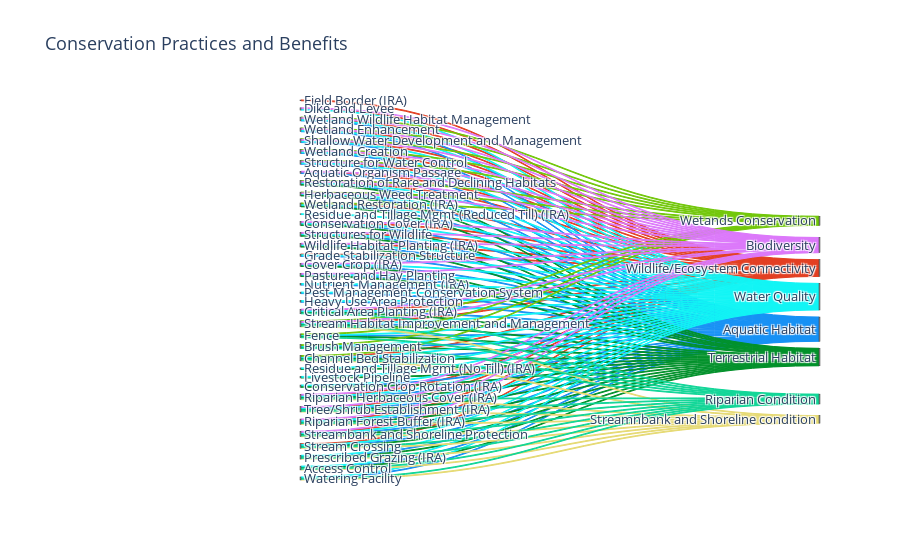

Write notebook code for a chart like this one.
### Code cell
fig = go.Figure(data=[go.Sankey(
    node = dict(
      thickness = 1,
      color ='#8f8f8f',
      label = labels,
      hovertemplate='<extra></extra>',
    ),
    link = dict(
      source = long_data['source_idx'],
      target = long_data['target_idx'],
      value = long_data['value'],
      color = long_data['color'],
      hovertemplate = '%{source.label} benefits %{target.label}<extra></extra>',
  ))])

fig.update_layout(title_text="Conservation Practices and Benefits", font_size=13, height=1200, margin=dict(l=300))
js = '''
const TEXTPAD = 3; // constant used by Plotly.js

function sankeyNodeLabelsAlign(position, forcePos) {
  const textAnchor = {left: 'end', right: 'start', center: 'middle'}[position];
  const nodes = gd.getElementsByClassName('sankey-node');

  for (const node of nodes) {
    const d = node.__data__;
    const label = node.getElementsByClassName('node-label').item(0);

    // Ensure to reset any previous modifications
    label.setAttribute('x', 0);

    if (!d.horizontal)
      continue;

    // This is how Plotly's default text positioning is computed (coordinates
    // are relative to that of the cooresponding node).
    const padX = d.nodeLineWidth / 2 + TEXTPAD;
    const posX = padX + d.visibleWidth;
    let x;

    switch (position) {
      case 'left':
        if (d.left || d.node.originalLayer === 0 && !forcePos)
          continue;
        x = -posX - padX;
        break;

      case 'right':
        if (!d.left || !forcePos)
          continue;
        x = posX + padX;
        break;

      case 'center':
        if (!forcePos && (d.left || d.node.originalLayer === 0))
          continue;
        x = (d.nodeLineWidth + d.visibleWidth)/2 + (d.left ? padX : -posX);
        break;
    }

    label.setAttribute('x', x);
    label.setAttribute('text-anchor', textAnchor);
  }
}

const gd = document.getElementById('{plot_id}');
const position = 'left';
const forcePos = true;

gd.on('plotly_afterplot', sankeyNodeLabelsAlign.bind(gd, position, forcePos));
gd.emit('plotly_afterplot');
'''

fig.show(post_script=[js])

### Figure 1 — Plotly figure (JSON) as saved in the notebook; plotly's stock layout.template omitted (floating-point values rounded to 4 significant figures; data arrays with more than 128 entries replaced by an {"elided": "..."} marker saying what was removed)
{"data": [{"link": {"color": {"elided": "416 str values"}, "hovertemplate": "%{source.label} benefits %{target.label}<extra></extra>", "source": {"elided": "416 int values"}, "target": {"elided": "416 int values"}, "value": {"elided": "416 int values"}}, "node": {"color": "#8f8f8f", "hovertemplate": "<extra></extra>", "label": ["Critical Area Planting (IRA)", "Residue and Tillage Mgmt (No Till) (IRA)", "Riparian Herbaceous Cover (IRA)", "Fence", "Tree/Shrub Establishment (IRA)", "Wetland Wildlife Habitat Management", "Water Quality", "Tree/Shrub Site Preparation", "Field Border (IRA)", "Stream Habitat Improvement and Management", "Aquatic Habitat", "Aquatic Organism Passage", "Biodiversity", "Nutrient Management (IRA)", "Wetland Enhancement", "Drainage Water Management", "Wildlife/Ecosystem Connectivity", "Livestock Pipeline", "Prescribed Grazing (IRA)", "Forest Stand Improvement (IRA)", "Water Well", "Pond", "Access Control", "Mulching (IRA)", "Riparian Forest Buffer (IRA)", "Shallow Water Development and Management", "Stream Crossing", "Conservation Cover (IRA)", "Sprinkler system", "Residue and Tillage Mgmt (Reduced Till) (IRA)", "Conservation Crop Rotation (IRA)", "Diversion", "Grade Stabilization Structure", "Watering Facility", "Wetands Conservation", "Riparian Condition", "Structures for Wildlife", "Restoration of Rare and Declining Habitats", "Pest Management Conservation System", "Micro-irrigation", "Herbaceous Weed Treatment", "Cover Crop (IRA)", "Heavy Use Area Protection", "Terrestrial Habitat", "Channel Bed Stabilization", "Brush Management", "Pumping Plant", "Streamnbank and Shoreline condition", "Range planting (IRA)", "Grassed Waterway (IRA)", "Dike and Levee", "Wildlife Habitat Planting (IRA)", "Spring Development", "Wetland Restoration (IRA)", "Wetland Creation", "Streambank and Shoreline Protection", "Pasture and Hay Planting", "Prescribed Burning (IRA)", "Lined waterway or outlet", "Structure for Water Control"], "thickness": 1}, "type": "sankey"}], "layout": {"autosize": true, "font": {"size": 13}, "margin": {"l": 300}, "title": {"text": "Conservation Practices and Benefits"}}}
